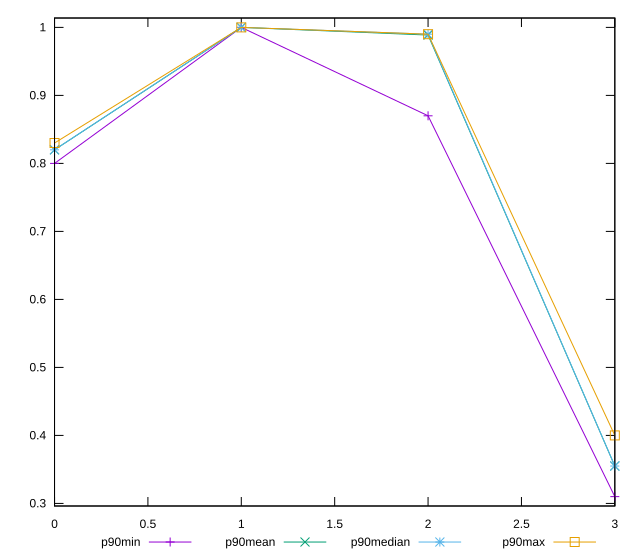

Generate this figure with gnuplot:
reset

$p90Min <<EOF
0 0.8
1 1
2 0.87
3 0.31
EOF

$p90Mean <<EOF
0 0.819999999999999
1 1
2 0.988723404255318
3 0.355
EOF

$p90Median <<EOF
0 0.82
1 1
2 0.99
3 0.355
EOF

$p90Max <<EOF
0 0.83
1 1
2 0.99
3 0.4
EOF

set key outside below
set xrange [0:3]
set yrange [0.2962:1.0138]
set trange [0.2962:1.0138]
set terminal svg size 640, 560 enhanced background rgb 'white'
set output "reports/report_00031_2021-02-24T23-18-18.084Z/meta/score/progression/value.svg"

plot $p90Min title "p90min" with linespoints, \
     $p90Mean title "p90mean" with linespoints, \
     $p90Median title "p90median" with linespoints, \
     $p90Max title "p90max" with linespoints

reset
